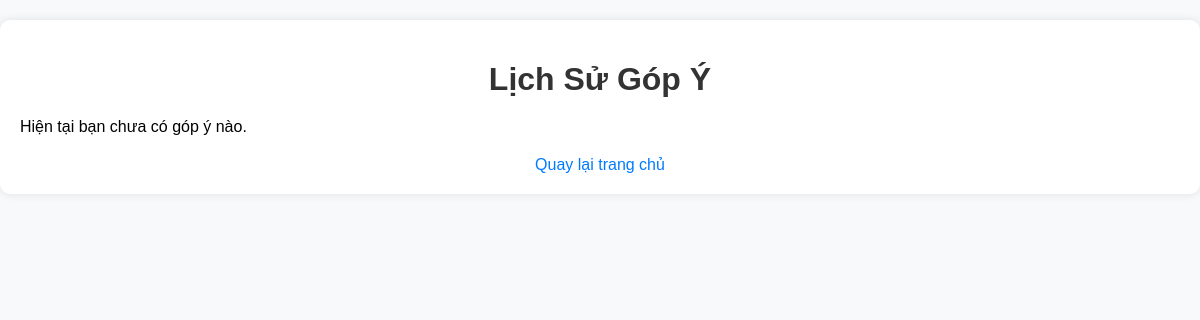
/Pages/feedback/feedback_history.php (signed in), run on an earlier commit of the app's database.
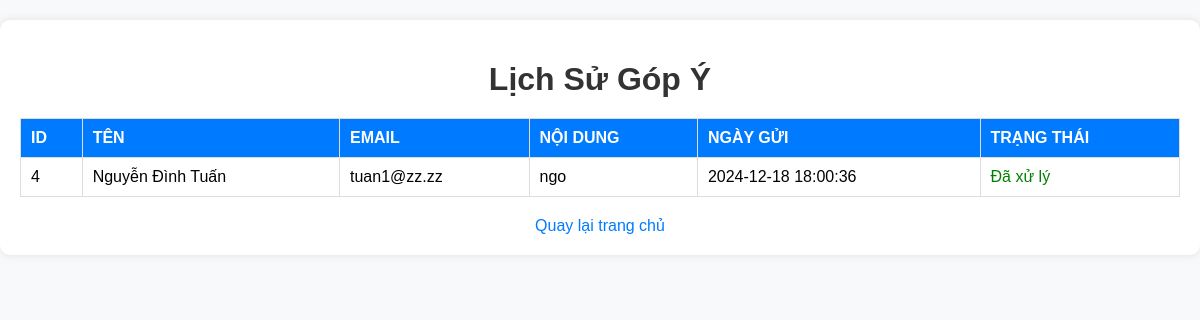
And on a later commit of the database.
### tables this page shows
CREATE TABLE `feedbacks` (
  `id` int(11) NOT NULL,
  `name` varchar(255) NOT NULL,
  `email` varchar(255) NOT NULL,
  `message` text NOT NULL,
  `created_at` timestamp NOT NULL DEFAULT current_timestamp(),
  `status` enum('pending','resolved','deleted') DEFAULT 'pending',
  `user_id` int(11) NOT NULL
);

### Pages/feedback/feedback_history.php (the view, shortened to what this page needs)
<?php
require("../../db.php");
$user_id = $_SESSION['user_id'];
$sql = "SELECT * FROM feedbacks WHERE user_id = :user_id ORDER BY created_at DESC";
$stmt = $pdo->prepare($sql);
$stmt->execute([':user_id' => $user_id]);
$feedbacks = $stmt->fetchAll(PDO::FETCH_ASSOC);
?>
<!DOCTYPE html>
<html lang="vi">
<head>
    <link rel="stylesheet" href="../../css/feedback_history.css">
</head>
<body>
    <div class="container">
        <h1>Lịch Sử Góp Ý</h1>
        <?php if (count($feedbacks) > 0): ?>
            <table border="1" cellpadding="5" cellspacing="0">
                <thead>
                    <tr>
                        <th>ID</th>
                        <th>Tên</th>
                        <th>Email</th>
                        <th>Nội Dung</th>
                        <th>Ngày Gửi</th>
                        <th>Trạng Thái</th>
                    </tr>
                </thead>
                <tbody>
                    <?php foreach ($feedbacks as $feedback): ?>
                        <tr>
                            <td><?php echo $feedback['id']; ?></td>
                            <td><?php echo htmlspecialchars($feedback['name']); ?></td>
                            <td><?php echo htmlspecialchars($feedback['email']); ?></td>
                            <td><?php echo nl2br(htmlspecialchars($feedback['message'])); ?></td>
                            <td><?php echo $feedback['created_at']; ?></td>
                            <td>
                                <?php if ($feedback['status'] == 'pending'): ?>
                                    <span style="color: orange;">Chưa xử lý</span>
                                <?php elseif ($feedback['status'] == 'resolved'): ?>
                                    <span style="color: green;">Đã xử lý</span>
                                <?php else: ?>
                                    <span style="color: red;">Đã xóa</span>
                                <?php endif; ?>
                            </td>
                        </tr>
                    <?php endforeach; ?>
                </tbody>
            </table>
        <?php else: ?>
            <p>Hiện tại bạn chưa có góp ý nào.</p>
        <?php endif; ?>
        <a href="../../index.php">Quay lại trang chủ</a>
    </div>
</body>
</html>

What changed in the data, as far as the page shows it:
added feedbacks: id "4", name "Nguyễn Đình Tuấn", email "tuan1@zz.zz", message "ngo", created_at "2024-12-18 18:00:36", status "Đã xử lý"
Also different on the page:
text no longer shown: "Hiện tại bạn chưa có góp ý nào."
text now shown: "ID TÊN EMAIL NỘI DUNG NGÀY GỬI TRẠNG THÁI"
